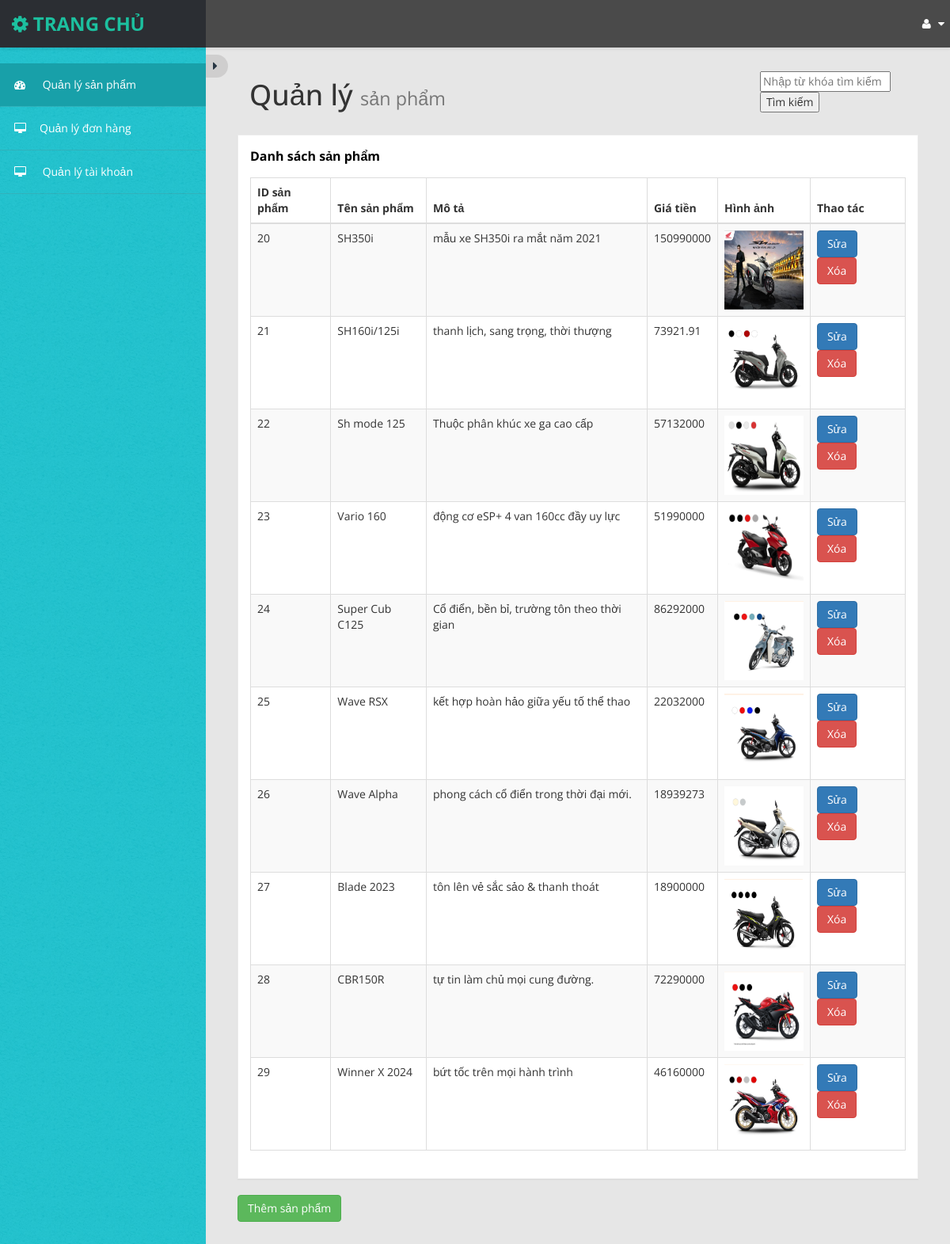
Page /admin/ (signed in) on the committed database.
### tables this page shows
CREATE TABLE `products` (
  `id` int(11) NOT NULL,
  `name` varchar(200) DEFAULT NULL,
  `description` varchar(300) NOT NULL,
  `price` double DEFAULT NULL,
  `image` varchar(500) NOT NULL,
  `category_id` int(11) DEFAULT NULL
);

### app/controllers/AdminController.php (called while the page is built, shortened)
<?php
require_once 'app/models/AdminModel.php';
class AdminController
{
    private $adminModel;
    public function __construct()
    {
        $this->db = (new Database())->getConnection();
        $this->adminModel = new AdminModel($this->db);
    }
    public function index()
    {
        $products = $this->adminModel->getAllProducts();
        include 'app/views/admin/index.php';
    }
}
?>

### index.php (called while the page is built, shortened)
<?php
require_once 'config/database.php';
$db = new Database();
$conn = $db->getConnection();
$url = $_GET['url'] ?? '';
$url = rtrim($url, '/');
$url = filter_var($url, FILTER_SANITIZE_URL);
$url = explode('/', $url);
$action = isset($url[1]) && $url[1] != '' ? $url[1] : 'index';
$controller = new $controllerName($conn);
call_user_func_array([$controller, $action], array_slice($url, 2));

### config/database.php (called while the page is built, shortened)
<?php
class Database {
    private $host = "localhost";
    private $db_name = "doan";
    private $username = "root";
    private $password = "";
    public function getConnection() {
        $this->conn = null;
        try {
            $this->conn = new PDO("mysql:host=" . $this->host . ";dbname=" . $this->db_name, $this->username, $this->password);
            $this->conn->exec("set names utf8");
        } catch(PDOException $exception) {
            echo "Connection error: " . $exception->getMessage();
        }
        return $this->conn;
    }
}

### app/models/AdminModel.php (called while the page is built, shortened)
<?php
class AdminModel
{
    private $conn;
    private $table_name = "products";
    public function __construct($db)
    {
        $this->conn = $db;
    }
    public function getAllProducts()
    {
        $query = "SELECT id, name, description, price, image FROM " . $this->table_name;
        $stmt = $this->conn->prepare($query);
        $stmt->execute();
        return $stmt->fetchAll(PDO::FETCH_ASSOC);
    }
}

### app/views/admin/index.php (the view, shortened to what this page needs)
<?php
require_once 'app/controllers/AdminController.php';
include_once 'app/views/admin/header_admin.php';
?>
<div id="page-wrapper">
    <div id="page-inner">
        <div class="row">
            <div class="col-md-12">
                <div class="col-md-9 col-sm-12 col-xs-12">
                    <h1 class="page-header">
                        Quản lý <small>sản phẩm</small>
                    </h1>
                </div>
                <div class="col-md-3 col-sm-12 col-xs-12">
                    <form action="/php/admin/search_product" method="GET">
                        <input type="text" name="search" placeholder="Nhập từ khóa tìm kiếm">
                        <button type="submit">Tìm kiếm</button>
                    </form>
                </div>
            </div>
        </div>
        <div class="row">
            <div class="col-md-12 col-sm-12 col-xs-12">
                <div class="panel panel-default">
                    <div class="panel-heading">
                        Danh sách sản phẩm
                    </div>
                    <div class="panel-body">
                        <div class="table-responsive">
                            <table class="table table-striped table-bordered table-hover">
                                <thead>
                                    <tr>
                                        <th>ID sản phẩm</th>
                                        <th>Tên sản phẩm</th>
                                        <th>Mô tả</th>
                                        <th>Giá tiền</th>
                                        <th>Hình ảnh</th>
                                        <th>Thao tác</th>
                                    </tr>
                                </thead>
                                <tbody>
                                    <?php if (!empty($products)): ?>
                                        <?php foreach ($products as $product): ?>
                                            <tr>
                                                <td><?php echo $product['id']; ?></td>
                                                <td><?php echo $product['name']; ?></td>
                                                <td><?php echo $product['description']; ?></td>
                                                <td><?php echo $product['price']; ?></td>
                                                <td><img src="<?php echo $product['image']; ?>" alt="Product Image"
                                                        style="width: 100px; height: 100px;"></td>
                                                <td>
                                                    <a href="/php/admin/edit?id=<?php echo $product['id']; ?>"
                                                        class="btn btn-primary">Sửa</a>
                                                    <a href="/php/admin/index?action=delete&id=<?php echo $product['id']; ?>"
                                                        class="btn btn-danger"
                                                        onclick="return confirm('Bạn có chắc chắn muốn xóa sản phẩm này không?')">Xóa</a>
                                                </td>
                                            </tr>
                                        <?php endforeach; ?>
                                    <?php else: ?>
                                        <tr>
                                            <td colspan="6">Không có sản phẩm.</td>
                                        </tr>
                                    <?php endif; ?>
                                </tbody>
                            </table>
                        </div>
                    </div>
                </div>
                <a href="/php/admin/add" class="btn btn-success">Thêm sản phẩm</a>
            </div>
        </div>
    </div>
</div>
</div>
</body>
</html>

### app/views/admin/header_admin.php (shortened to what this page needs)
<!DOCTYPE html>
<html xmlns="http://www.w3.org/1999/xhtml">
<head>
    <link href="/php/app/assets/css/bootstrap.css" rel="stylesheet" />
    <link href="/php/app/assets/css/font-awesome.css" rel="stylesheet" />
    <link href="/php/app/assets/js/morris/morris-0.4.3.min.css" rel="stylesheet" />
    <link href="/php/app/assets/css/custom-styles.css" rel="stylesheet" />
</head>
<body>
    <div id="wrapper">
        <nav class="navbar navbar-default top-navbar" role="navigation">
            <div class="navbar-header">
                <a class="navbar-brand" href="/php/admin/"><i class="fa fa-gear"></i> <strong>TRANG CHỦ</strong></a>
            </div>
            <ul class="nav navbar-top-links navbar-right">
                <li class="dropdown">
                    <a class="dropdown-toggle" data-toggle="dropdown" href="#" aria-expanded="false">
                        <i class="fa fa-user fa-fw"></i> <i class="fa fa-caret-down"></i>
                    </a>
                </li>
            </ul>
        </nav>
        <nav class="navbar-default navbar-side" role="navigation">
            <div id="sideNav" href=""><i class="fa fa-caret-right"></i></div>
            <div class="sidebar-collapse">
                <ul class="nav" id="main-menu">
                    <li>
                        <a class="active-menu" href="index"><i class="fa fa-dashboard"></i> Quản lý sản phẩm</a>
                    </li>
                    <li>
                        <a href="order"><i class="fa fa-desktop"></i>Quản lý đơn hàng</a>
                    </li>
                    <li>
                        <a href="/php/account/AccountManagement"><i class="fa fa-desktop"></i> Quản lý tài khoản</a>
                    </li>
                </ul>
            </div>
        </nav>

### app/assets/css/custom-styles.css (style rules this page uses)
body { font-family: 'Open Sans', sans-serif; background: #32C2CD url(../img/bg-img.jpg) !important; }
#wrapper { width: 100%; }
#page-wrapper { padding: 15px 15px; min-height: 600px; background: #E6E6E6; }
#page-inner { width:100%; margin:10px 20px 10px 0px; background-color:transparent; padding:10px; min-height:1200px; }
h1, .h1, h2, .h2, h3, .h3 { margin-top: 7px; margin-bottom: -5px; }
.navbar-side { z-index: 0; }
.panel { border-radius:0px; }
.navbar-side .nav > li > a > i { color: #FFFFFF; padding: 8px; width: 30px; text-align: center; }
.top-navbar { position: fixed; width: 100%; z-index: 300; -webkit-box-shadow: 0 3px 3px rgba(0, 0, 0, 0.05); -moz-box-shadow: 0 3px 3px rgba(0, 0, 0, 0.05); box-shadow: 0 3px 3px rgba(0, 0, 0, 0.05); }
.navbar-side { z-index: 1; position: fixed; width: 260px; top: 80px; }
#page-wrapper { position: relative; top: 55px; }
.page-header { padding-bottom: 9px; margin: 10px 0 20px; border-bottom: 1px solid transparent; text-align: left; }
.panel-default { border-color: #ECECEC; }
.panel-default > .panel-heading { color: #000; border-color: #FFF; font-weight:bold; background: #FFFFFF; font-size: 16px; padding: 15px 15px 0; }
.panel-heading { border-bottom: 1px solid transparent; border-top-left-radius: 3px; border-top-right-radius: 3px; }
.top-navbar { margin:0px; }
.top-navbar .navbar-brand { color: #fff; width: 260px; text-align: left; height: 60px; font-size: 24px; font-weight: 700; text-transform: uppercase; line-height: 30px; background: #24383A; }
.top-navbar .nav > li { position: relative; display: inline-block; margin: 0px; padding: 0px; }
.top-navbar .nav > li > a { position: relative; display: block; padding: 20px; color: #FFFFFF; margin: 0px; }
.active-menu { background-color: #18A0A9 !important; color: #fff !important; }
.active-menu i { color: #fff !important; }
.sidebar-collapse , .sidebar-collapse .nav { background:none; }
.sidebar-collapse .nav { padding:0; }
.sidebar-collapse .nav > li > a { color: #FFFFFF; background:transparent; text-shadow:none; }
.sidebar-collapse > .nav > li > a { padding: 12px 10px; }
.sidebar-collapse > .nav > li { border-bottom: 1px solid rgba(107, 108, 109, 0.19); }
.navbar-side { border:none; background: #32C2CD url(../img/bg-img.jpg) !important; }
.top-navbar { background: #4A4A4A; border-bottom:none; }
.top-navbar .nav > li > a > i { margin-right: 2px; }
.navbar-default { border:0px solid black; }
.navbar-header { background: transparent; }
.nav > li > a > i { margin-right:10px; color: #FFF; }
#sideNav { position: absolute; right: -28px; z-index: 3; background-color: #CFCECE; padding: 3px 9px; top: -11px; color: #283643; cursor:pointer; border-radius: 0 15px 15px 0; width: 28px; font-size: 16px; }
@media (min-width:768px) { #page-wrapper { margin: 0 0 0 260px; padding: 15px 30px; min-height: 1200px; } }
@media (min-width:768px) { .navbar-side { width: 260px; z-index: 1; } }
@media (min-width:768px) { .navbar { border-radius: 0px; } }

### rows in the picture
products: id "20", name "SH350i", description "mẫu xe SH350i ra mắt năm 2021", price "150990000", image (picture)
products: id "21", name "SH160i/125i", description "thanh lịch, sang trọng, thời thượng", price "73921.91", image (picture)
products: id "22", name "Sh mode 125", description "Thuộc phân khúc xe ga cao cấp", price "57132000", image (picture)
products: id "23", name "Vario 160", description "động cơ eSP+ 4 van 160cc đầy uy lực", price "51990000", image (picture)
products: id "24", name "Super Cub C125", description "Cổ điển, bền bỉ, trường tôn theo thời gian", price "86292000", image (picture)
products: id "25", name "Wave RSX", description "kết hợp hoàn hảo giữa yếu tố thể thao", price "22032000", image (picture)
products: id "26", name "Wave Alpha", description "phong cách cổ điển trong thời đại mới.", price "18939273", image (picture)
products: id "27", name "Blade 2023", description "tôn lên vẻ sắc sảo & thanh thoát", price "18900000", image (picture)
products: id "28", name "CBR150R", description "tự tin làm chủ mọi cung đường.", price "72290000", image (picture)
products: id "29", name "Winner X 2024", description "bứt tốc trên mọi hành trình", price "46160000", image (picture)
